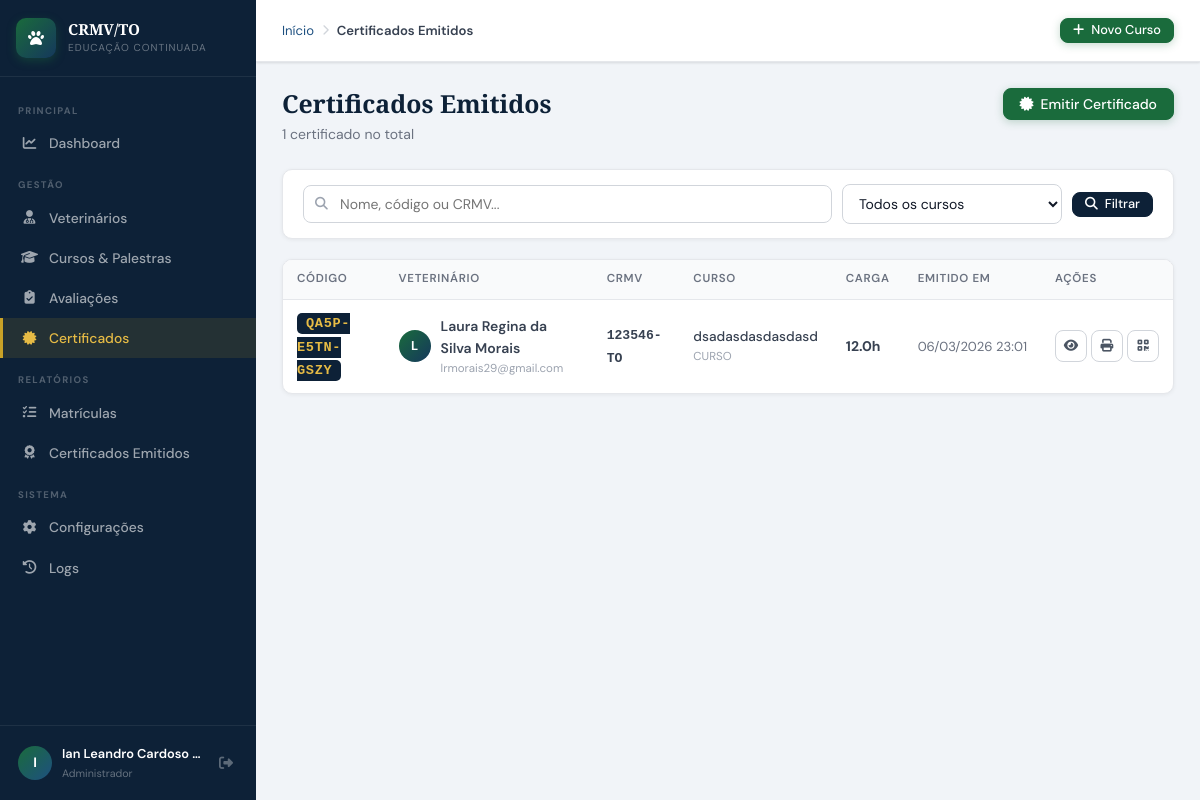
The page /admin/certificados/lista.php (signed in) on the database as committed earlier.
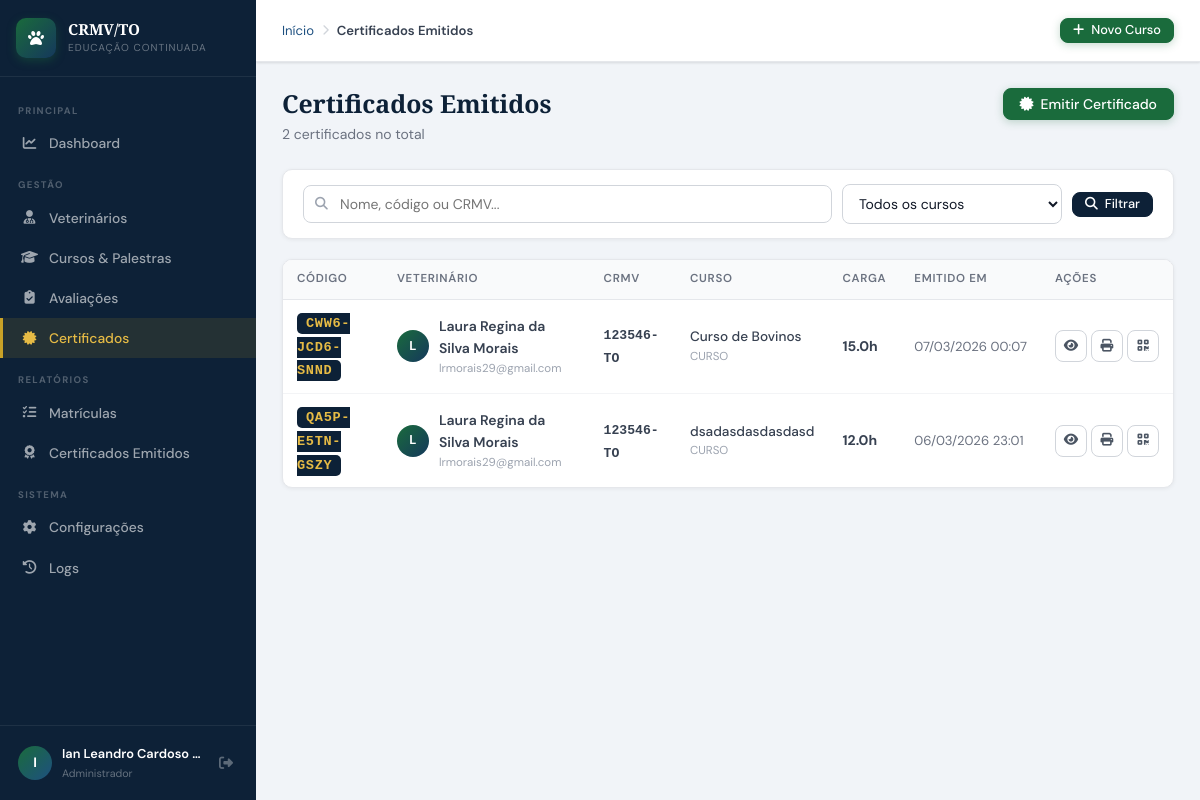
The same page on the database as committed later.
### tables this page shows
CREATE TABLE `tbl_certificados` (
  `cert_id` int(10) UNSIGNED NOT NULL,
  `matricula_id` int(10) UNSIGNED NOT NULL,
  `codigo` varchar(20) NOT NULL,
  `emitido_em` datetime NOT NULL DEFAULT current_timestamp(),
  `qr_path` varchar(200) DEFAULT NULL,
  `pdf_path` varchar(200) DEFAULT NULL,
  `valido` tinyint(1) NOT NULL DEFAULT 1
);

CREATE TABLE `tbl_usuarios` (
  `usuario_id` int(10) UNSIGNED NOT NULL,
  `perfil_id` int(10) UNSIGNED NOT NULL DEFAULT 2,
  `nome_completo` varchar(150) NOT NULL,
  `cpf` varchar(14) DEFAULT NULL,
  `rg` varchar(20) DEFAULT NULL,
  `data_nascimento` date DEFAULT NULL,
  `sexo` enum('M','F','O') DEFAULT NULL,
  `email` varchar(150) NOT NULL,
  `telefone` varchar(20) DEFAULT NULL,
  `celular` varchar(20) DEFAULT NULL,
  `crmv_numero` varchar(20) DEFAULT NULL,
  `crmv_uf` char(2) NOT NULL DEFAULT 'TO',
  `especialidade` varchar(100) DEFAULT NULL,
  `instituicao` varchar(150) DEFAULT NULL,
  `cep` varchar(9) DEFAULT NULL,
  `logradouro` varchar(150) DEFAULT NULL,
  `numero` varchar(10) DEFAULT NULL,
  `complemento` varchar(80) DEFAULT NULL,
  `bairro` varchar(80) DEFAULT NULL,
  `cidade` varchar(80) DEFAULT NULL,
  `uf` char(2) DEFAULT NULL,
  `senha_hash` varchar(255) NOT NULL,
  `senha_salt` varchar(64) NOT NULL,
  `token_reset` varchar(100) DEFAULT NULL,
  `token_expira` datetime DEFAULT NULL,
  `ultimo_acesso` datetime DEFAULT NULL,
  `tentativas_login` tinyint(4) NOT NULL DEFAULT 0,
  `bloqueado_ate` datetime DEFAULT NULL,
  `ativo` tinyint(1) NOT NULL DEFAULT 1,
  `foto_perfil` varchar(200) DEFAULT NULL,
  `criado_em` datetime NOT NULL DEFAULT current_timestamp(),
  `atualizado_em` datetime DEFAULT NULL ON UPDATE current_timestamp(),
  `criado_por` int(10) UNSIGNED DEFAULT NULL
);

CREATE TABLE `tbl_cursos` (
  `curso_id` int(10) UNSIGNED NOT NULL,
  `categoria_id` int(10) UNSIGNED DEFAULT NULL,
  `titulo` varchar(200) NOT NULL,
  `descricao` text DEFAULT NULL,
  `capa` varchar(120) DEFAULT NULL,
  `observacoes` text DEFAULT NULL,
  `tipo` enum('CURSO','PALESTRA','WORKSHOP','CONGRESSO','WEBINAR') NOT NULL DEFAULT 'CURSO',
  `modalidade` enum('PRESENCIAL','EAD','HIBRIDO') NOT NULL DEFAULT 'PRESENCIAL',
  `carga_horaria` decimal(5,1) NOT NULL DEFAULT 0.0,
  `vagas` smallint(6) DEFAULT NULL,
  `data_inicio` date DEFAULT NULL,
  `data_fim` date DEFAULT NULL,
  `horario` varchar(100) DEFAULT NULL,
  `local_nome` varchar(150) DEFAULT NULL,
  `local_cidade` varchar(80) DEFAULT NULL,
  `local_uf` char(2) DEFAULT 'TO',
  `local_endereco` varchar(200) DEFAULT NULL,
  `link_ead` varchar(300) DEFAULT NULL,
  `youtube_id` varchar(30) DEFAULT NULL,
  `valor` decimal(8,2) NOT NULL DEFAULT 0.00,
  `status` enum('RASCUNHO','PUBLICADO','ENCERRADO','CANCELADO') NOT NULL DEFAULT 'RASCUNHO',
  `cert_modelo` text DEFAULT NULL,
  `cert_conteudo_programatico` mediumtext DEFAULT NULL COMMENT 'HTML do conteúdo programático (verso do certificado)',
  `cert_validade` smallint(6) DEFAULT NULL,
  `cert_obs` text DEFAULT NULL COMMENT 'Observação interna do certificado (não aparece impresso)',
  `ativo` tinyint(1) NOT NULL DEFAULT 1,
  `criado_em` datetime NOT NULL DEFAULT current_timestamp(),
  `atualizado_em` datetime DEFAULT NULL ON UPDATE current_timestamp(),
  `criado_por` int(10) UNSIGNED DEFAULT NULL,
  `instrutor_id` int(11) DEFAULT NULL,
  `requer_avaliacao` tinyint(1) NOT NULL DEFAULT 0,
  `avaliacao_com_nota` tinyint(1) NOT NULL DEFAULT 0,
  `nota_minima` decimal(5,2) DEFAULT 70.00,
  `tentativas_maximas` smallint(6) NOT NULL DEFAULT 3,
  `cert_frente_html` text DEFAULT NULL,
  `cert_verso_html` text DEFAULT NULL
);

### includes/conexao.php (called while the page is built, shortened)
<?php
function getConn(): PDO {
    static $pdo = null;
    if ($pdo === null) {
        try {
            $dsn = "mysql:host=" . DB_HOST . ";port=" . DB_PORT . ";dbname=" . DB_NAME . ";charset=utf8mb4";
            $pdo = new PDO($dsn, DB_USER, DB_PASS, [
                PDO::ATTR_ERRMODE            => PDO::ERRMODE_EXCEPTION,
                PDO::ATTR_DEFAULT_FETCH_MODE => PDO::FETCH_ASSOC,
                PDO::ATTR_EMULATE_PREPARES   => false,
            ]);
        } catch (PDOException $e) {
            die('<div style="font-family:monospace;background:#fee2e2;color:#7f1d1d;padding:20px;margin:20px;border-radius:8px">
                <strong>Erro de conexão com o banco:</strong><br>' . htmlspecialchars($e->getMessage()) . '
                <br><br>Verifique se o XAMPP está rodando e o banco <strong>' . DB_NAME . '</strong> foi criado.
            </div>');
        }
    }
    return $pdo;
}
function dbQuery(string $sql, array $params = []): array {
    $stmt = getConn()->prepare($sql);
    $stmt->execute($params);
    return $stmt->fetchAll();
}
function dbQueryOne(string $sql, array $params = []): array|false {
    $stmt = getConn()->prepare($sql);
    $stmt->execute($params);
    return $stmt->fetch();
}
function truncaTexto(string $str, int $tam): string {
    return mb_strlen($str) > $tam ? mb_substr($str, 0, $tam) . '...' : $str;
}
function primeiraLetra(string $nome): string {
    return mb_strtoupper(mb_substr(trim($nome), 0, 1));
}
function fmtDataHora(?string $d): string {
    try { return (new DateTime($d))->format('d/m/Y H:i'); }
    catch (Exception) { return '-'; }
}

### admin/certificados/lista.php (the view, shortened to what the changed rows need)
<?php
require_once __DIR__ . '/../../includes/conexao.php';
$busca    = trim($_GET['busca']    ?? '');
$pag      = max(1, (int)($_GET['pag'] ?? 1));
$porPag   = 20;
$offset   = ($pag - 1) * $porPag;
$where  = "WHERE cert.valido = 1";
$params = [];
$total   = dbQueryOne("SELECT COUNT(*) AS n FROM tbl_certificados cert INNER JOIN tbl_matriculas m ON cert.matricula_id=m.matricula_id INNER JOIN tbl_usuarios u ON m.usuario_id=u.usuario_id INNER JOIN tbl_cursos c ON m.curso_id=c.curso_id $where", $params)['n'];
$certs = dbQuery(
    "SELECT cert.cert_id, cert.codigo, cert.emitido_em,
            u.nome_completo, u.crmv_numero, u.crmv_uf, u.email,
            c.titulo AS curso_titulo, c.tipo, c.carga_horaria, c.curso_id
     FROM tbl_certificados cert
     INNER JOIN tbl_matriculas m ON cert.matricula_id = m.matricula_id
     INNER JOIN tbl_usuarios   u ON m.usuario_id      = u.usuario_id
     INNER JOIN tbl_cursos     c ON m.curso_id         = c.curso_id
     $where
     ORDER BY cert.emitido_em DESC
     LIMIT $porPag OFFSET $offset",
    $params
);
require_once __DIR__ . '/../../includes/layout.php';
?>
<div class="pg-header">
    <div class="pg-header-row">
        <div>
            <h1 class="pg-titulo">Certificados Emitidos</h1>
            <p class="pg-subtitulo"><?= number_format($total, 0, ',', '.') ?> certificado<?= $total!=1?'s':'' ?> no total</p>
        </div>
    </div>
</div>
<div class="card">
    <div class="tabela-wrapper">
        <table class="tabela">
            <thead>
                <tr>
                    <th>Código</th>
                    <th>Veterinário</th>
                    <th>CRMV</th>
                    <th>Curso</th>
                    <th>Carga</th>
                    <th>Emitido em</th>
                    <th style="width:130px">Ações</th>
                </tr>
            </thead>
            <tbody>
            <?php if (empty($certs)): ?>
            <tr><td colspan="7">
                <div class="vazio" style="padding:50px">
                    <i class="fa-solid fa-certificate"></i>
                    <h3>Nenhum certificado encontrado</h3>
                    <p><?= $busca ? 'Tente outro termo.' : 'Nenhum certificado emitido ainda.' ?></p>
                    <a href="/crmv/admin/certificados/emitir.php" class="btn btn-primario btn-sm" style="margin-top:12px">
                        <i class="fa-solid fa-certificate"></i> Emitir agora
                    </a>
                </div>
            </td></tr>
            <?php else: ?>
            <?php foreach ($certs as $cert): ?>
            <tr>
                <td>
                    <code style="font-family:monospace;font-size:.85rem;font-weight:700;background:var(--azul-esc);color:#e6bb45;padding:3px 9px;border-radius:5px;letter-spacing:.05em">
                        <?= htmlspecialchars($cert['codigo']) ?>
                    </code>
                </td>
                <td>
                    <div style="display:flex;align-items:center;gap:10px">
                        <div class="avatar-circulo" style="width:32px;height:32px;font-size:.8rem;flex-shrink:0"><?= primeiraLetra($cert['nome_completo']) ?></div>
                        <div>
                            <div style="font-weight:600;font-size:.875rem"><?= htmlspecialchars($cert['nome_completo']) ?></div>
                            <div style="font-size:.72rem;color:var(--c400)"><?= htmlspecialchars($cert['email']) ?></div>
                        </div>
                    </div>
                </td>
                <td>
                    <?php if ($cert['crmv_numero']): ?>
                    <span style="font-family:monospace;font-weight:700;font-size:.82rem"><?= htmlspecialchars($cert['crmv_numero']) ?>-<?= htmlspecialchars($cert['crmv_uf']) ?></span>
                    <?php else: ?>
                    <span style="color:var(--c300)">—</span>
                    <?php endif; ?>
                </td>
                <td>
                    <div style="font-size:.85rem;font-weight:500"><?= htmlspecialchars(truncaTexto($cert['curso_titulo'], 42)) ?></div>
                    <div style="font-size:.72rem;color:var(--c400)"><?= htmlspecialchars($cert['tipo']) ?></div>
                </td>
                <td style="font-weight:700;font-size:.875rem"><?= $cert['carga_horaria'] ?>h</td>
                <td style="font-size:.82rem;color:var(--c500);white-space:nowrap"><?= fmtDataHora($cert['emitido_em']) ?></td>
                <td>
                    <div class="acoes">
                        <a href="/crmv/admin/certificados/ver.php?codigo=<?= urlencode($cert['codigo']) ?>"
                           class="btn btn-ghost btn-icone btn-sm" title="Visualizar">
                            <i class="fa-solid fa-eye"></i>
                        </a>
                        <a href="/crmv/admin/certificados/imprimir.php?codigo=<?= urlencode($cert['codigo']) ?>"
                           class="btn btn-ghost btn-icone btn-sm" title="Imprimir / PDF" target="_blank">
                            <i class="fa-solid fa-print"></i>
                        </a>
                        <a href="/crmv/validar.php?codigo=<?= urlencode($cert['codigo']) ?>"
                           class="btn btn-ghost btn-icone btn-sm" title="Página pública de validação" target="_blank">
                            <i class="fa-solid fa-qrcode"></i>
                        </a>
                    </div>
                </td>
            </tr>
            <?php endforeach; ?>
            <?php endif; ?>
            </tbody>
        </table>
    </div>
</div>
<?php require_once __DIR__ . '/../../includes/layout_footer.php'; ?>

Rows that differ between the two databases and show on the page:
added tbl_certificados: codigo "CWW6-JCD6-SNND", tbl_usuarios.nome_completo "L", tbl_usuarios.nome_completo "Laura Regina da Silva Morais", tbl_usuarios.email "lrmorais29@gmail.com", tbl_usuarios.crmv_numero "123546", tbl_usuarios.crmv_uf "TO", tbl_cursos.titulo "Curso de Bovinos", tbl_cursos.tipo "CURSO", tbl_cursos.carga_horaria "15.0", emitido_em "07/03/2026 00:07"
Other text that changed with them:
$total: "1" → "2"
text now shown: "s"
